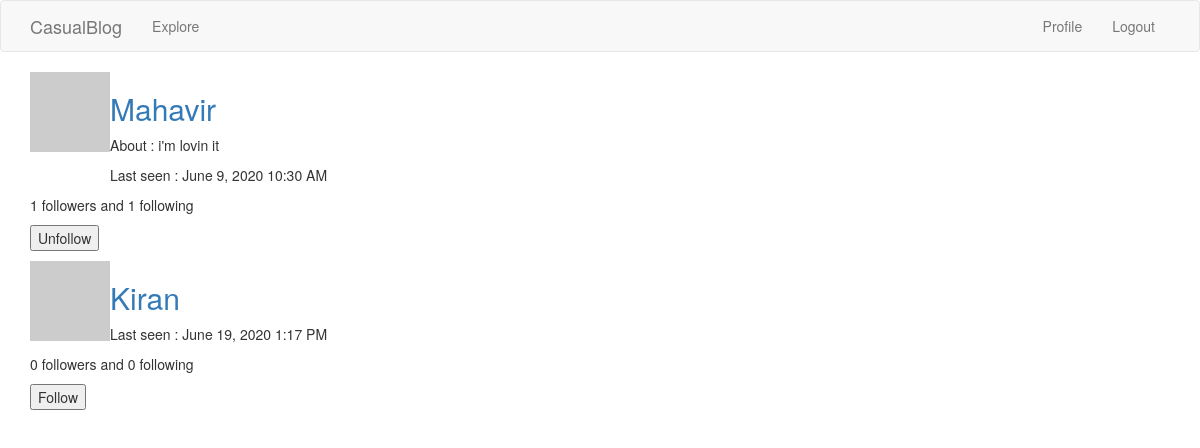
Page /index/explore (signed in) on the committed database.
### app/models.py (models this page shows, shortened)
class User(UserMixin, db.Model):
	id = db.Column(db.Integer, primary_key = True)
	username = db.Column(db.String(32), index = True, unique = True)
	email = db.Column(db.String(64), unique=True)
	password_hash = db.Column(db.String(128))
	about_me = db.Column(db.String(256))
	last_seen = db.Column(db.DateTime, default=datetime.utcnow)
	blogs = db.relationship('Blog', backref='author', lazy='dynamic')
	followed = db.relationship(
				'User', secondary=followers,
				 primaryjoin=(followers.c.follower_id == id),
				 secondaryjoin=(followers.c.followed_id == id),
				 backref=db.backref('followers', lazy='dynamic'),
				 lazy='dynamic')
	def avatar(self, size):
		digest = md5(self.email.lower().encode('utf-8')).hexdigest()
		return 'https://www.gravatar.com/avatar/{}?d=identicon&s={}'.format(digest, size)
	def is_following(self,user):
		return self.followed.filter(followers.c.followed_id == user.id).count()>0

### app/routes.py (the view)
@app.route('/index/explore', methods=['GET','POST'])
@login_required
def explore():
	form = FollowForm()
	users = User.query.all()
	return render_template('explore.html', title='Explore Blogs',\
							users = users, form = form)

### app/forms.py
class FollowForm(FlaskForm):
	submit = SubmitField('Submit')

### app/models.py (called while the page is built)
@login.user_loader
def load_user(id):
	return User.query.get(int(id))

### app/routes.py (called while the page is built)
@app.before_request
def before_request():
	if current_user.is_authenticated:
		current_user.last_seen = datetime.utcnow()
		db.session.commit()

### app/templates/explore.html (shortened to what this page needs)
{%extends "base.html"%}
{% import 'bootstrap/wtf.html' as wtf%}
{%block app_content%}
	{%for user in users%}
		{%if user != current_user%}
		<table>
		<tr valign='top'>
			<td><img src = {{ user.avatar(50) }}/></td>
			<td>
			<h2><a href="{{url_for('user', username=user.username)}}">{{user.username.title()}}</a></h2>
			{% if user.about_me %}
			<p>About : {{user.about_me}}</p>
			{% endif %}
			{% if user.last_seen %}
			<p>Last seen : {{moment(user.last_seen).format('LLL')}}</p>
			{% endif %}
			</td>
		</tr>
	</table>
	<p>{{user.followers.count()}} followers and {{user.followed.count()}} following </p>
	{%if not current_user.is_following(user)%}
	<p>
		<form action="{{url_for('follow', username=user.username)}}", method='post'>
			{{form.submit(value='Follow')}}
		</form>
	</p>
	{%else%}
	<p>
		<form action="{{url_for('unfollow', username=user.username)}}", method='post'>
			{{form.submit(value='Unfollow')}}
		</form>
	</p>
	{%endif%}
	{%endif%}
{%endfor%}
{%endblock%}

### rows in the picture
User: username "Mahavir", about_me "i'm lovin it", last_seen "June 9, 2020 10:30 AM", followers.count "1", followed.count "1"
User: username "Kiran", last_seen "June 19, 2020 1:17 PM", followers.count "0", followed.count "0"
